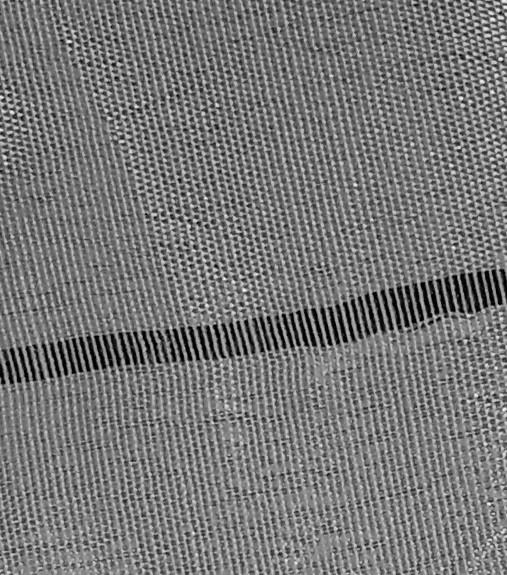
#> input picture src/thread.jpeg, 507 x 575 px
$ python ad_thresh.py
#> lines starting #> are read from the running program, lines starting #| are printed output that depends on the picture; after the words box and inside, x2 and y2 are one past the last pixel; in counts of white or black regions, pixels touching at a corner belong together
import cv2
import math
from numba import jit
import numpy as np
import time
def thresholdIntegral(inputMat,s,T = 0.15):
    # outputMat=np.uint8(np.ones(inputMat.shape)*255)
    outputMat=np.zeros(inputMat.shape)
    nRows = inputMat.shape[0]
    nCols = inputMat.shape[1]
    S = int(max(nRows, nCols) / 8)

    s2 = int(S / 4)

    for i in range(nRows):
        y1 = i - s2
        y2 = i + s2

        if (y1 < 0) :
            y1 = 0
        if (y2 >= nRows):
            y2 = nRows - 1

        for j in range(nCols):
            x1 = j - s2
            x2 = j + s2

            if (x1 < 0) :
                x1 = 0
            if (x2 >= nCols):
                x2 = nCols - 1
            count = (x2 - x1)*(y2 - y1)

            sum=s[y2][x2]-s[y2][x1]-s[y1][x2]+s[y1][x1]

            if ((int)(inputMat[i][j] * count) < (int)(sum*(1.0 - T))):
                outputMat[i][j] = 255
                # print(i,j)
            # else:
            #     outputMat[j][i] = 0
    return outputMat

@jit(nopython=True)
def thresholdIntegral1(inputMat,s,T = 0.15):
    # outputMat=np.uint8(np.ones(inputMat.shape)*255)
    outputMat=np.zeros(inputMat.shape)
    nRows = inputMat.shape[0]
    nCols = inputMat.shape[1]
    S = int(max(nRows, nCols) / 8)

    s2 = int(S / 4)

    for i in range(nRows):
        y1 = i - s2
        y2 = i + s2

        if (y1 < 0) :
            y1 = 0
        if (y2 >= nRows):
            y2 = nRows - 1

        for j in range(nCols):
            x1 = j - s2
            x2 = j + s2

            if (x1 < 0) :
                x1 = 0
            if (x2 >= nCols):
                x2 = nCols - 1
            count = (x2 - x1)*(y2 - y1)

            sum=s[y2][x2]-s[y2][x1]-s[y1][x2]+s[y1][x1]

            if ((int)(inputMat[i][j] * count) < (int)(sum*(1.0 - T))):
                outputMat[i][j] = 255
                # print(i,j)
            # else:
            #     outputMat[j][i] = 0
    return outputMat


if __name__ == '__main__':
    ratio=1
    image = cv2.imdecode(np.fromfile('thread.jpeg', dtype=np.uint8), 0)
#> image is the input picture: shape (575, 507); min 0, max 250, mean 119.5
    img = cv2.resize(image, (int(image.shape[1] / ratio), int(image.shape[0] / ratio)), cv2.INTER_NEAREST)

    retval, otsu = cv2.threshold(image, 0, 255, cv2.THRESH_OTSU)
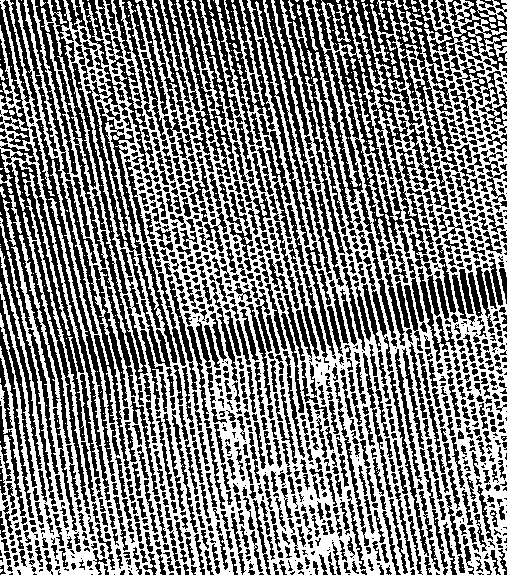
#> otsu: shape (575, 507); 49.8% white; 384 white regions (319 under 20 px), largest, box (x1, y1, x2, y2) and area: (0, 0, 507, 575) 138280, (191, 0, 222, 119) 598, (23, 173, 71, 336) 558
#> retval = 119
    cv2.namedWindow('OTSU threshold',0)
    # cv2.imshow('OTSU threshold',otsu)
    cv2.imwrite('otsu_results.jpg',otsu)

    # thresh = cv2.adaptiveThreshold(img,  255, cv2.ADAPTIVE_THRESH_MEAN_C, cv2.THRESH_BINARY, 9, 9)
    # retval, thresh = cv2.threshold(img, 150, 255, cv2.THRESH_OTSU)
    # retval, thresh = cv2.threshold(img, retval, 255, cv2.THRESH_OTSU)


    time_start = time.time()
    roii = cv2.integral(img)
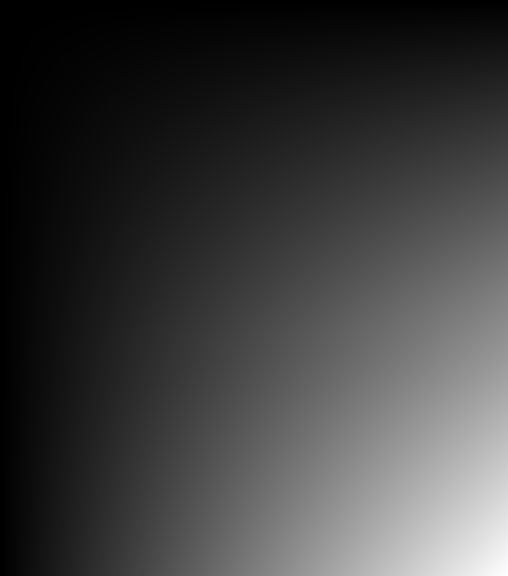
#> roii: shape (576, 508) int32; min 0, max 34835662, mean 8507934.3; drawn with min black and max white
    time_end = time.time()
    #print('integral cost', time_end - time_start)

    # time_start = time.time()
    for j in range(1):
        thresh = thresholdIntegral1(img, roii)
#> this loop made 1 pass
#> pass 1, `thresh = thresholdIntegral1(img, roii)`:
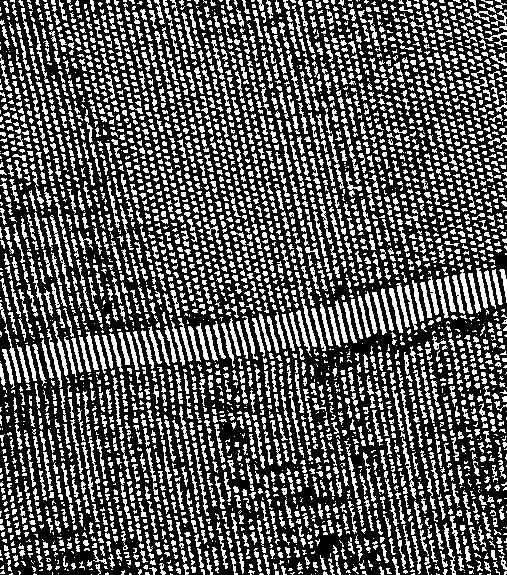
#> thresh: shape (575, 507) float64; 33.4% white; 3781 white regions (1927 under 20 px), largest, box (x1, y1, x2, y2) and area: (50, 215, 71, 293) 237, (460, 269, 473, 314) 206, (473, 11, 507, 32) 204
    time_end = time.time()
    # print('totally cost', time_end - time_start)
    cv2.namedWindow('fast inergral threshold',0)
    cv2.imshow('fast inergral threshold',thresh)
    cv2.imwrite('results.jpg', np.uint8(thresh))


    time_start = time.time()
    roii = cv2.integral(img)
    time_end = time.time()
    # print('integral cost', time_end - time_start)

    # time_start = time.time()
    for j in range(1):
        thresh = thresholdIntegral(img, roii)
    time_end = time.time()
    print('totally cost', time_end - time_start)
    cv2.namedWindow('integral threshold',0)
    cv2.imshow('integral threshold',thresh)


    cv2.waitKey(0)
    cv2.destroyAllWindows()

$ run again, with src/myimg.jpeg copied over src/thread.jpeg
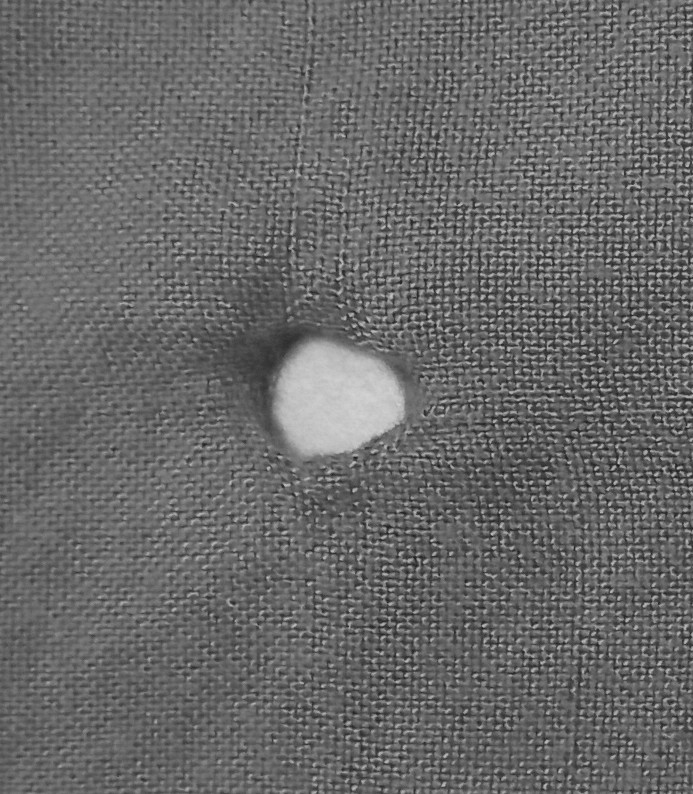
#> input picture src/myimg.jpeg, 693 x 794 px
#> image is the input picture: shape (794, 693); min 27, max 211, mean 104.5
#> `retval, otsu = cv2.threshold(image, 0, 255, cv2.THRESH_OTSU)`:
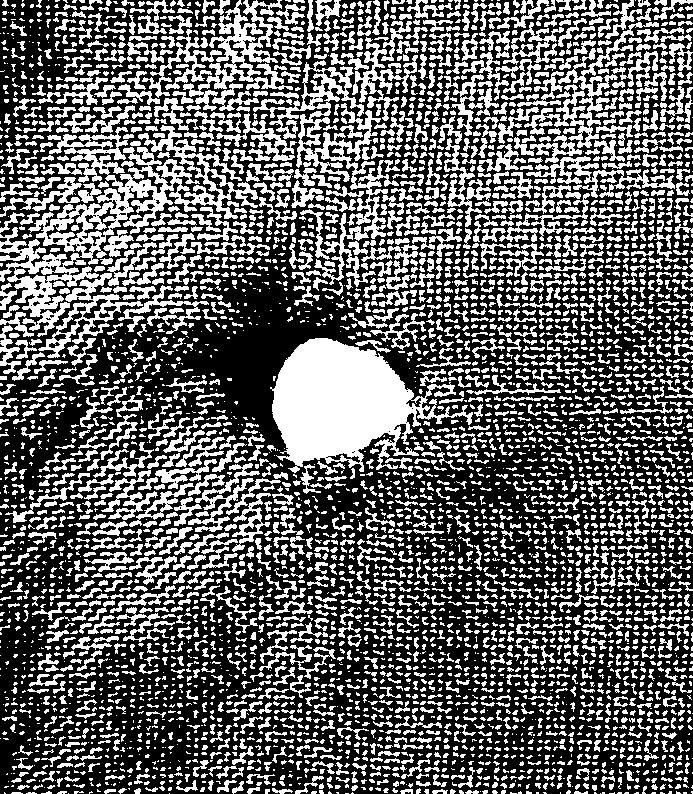
#> otsu: shape (794, 693); 38% white; 4494 white regions (2242 under 20 px), largest, box (x1, y1, x2, y2) and area: (270, 338, 473, 473) 14387, (0, 125, 258, 337) 12461, (253, 60, 400, 287) 6694
#> retval = 109
#> the loop `for j in range(1):` made 1 pass
#> pass 1, `thresh = thresholdIntegral1(img, roii)`:
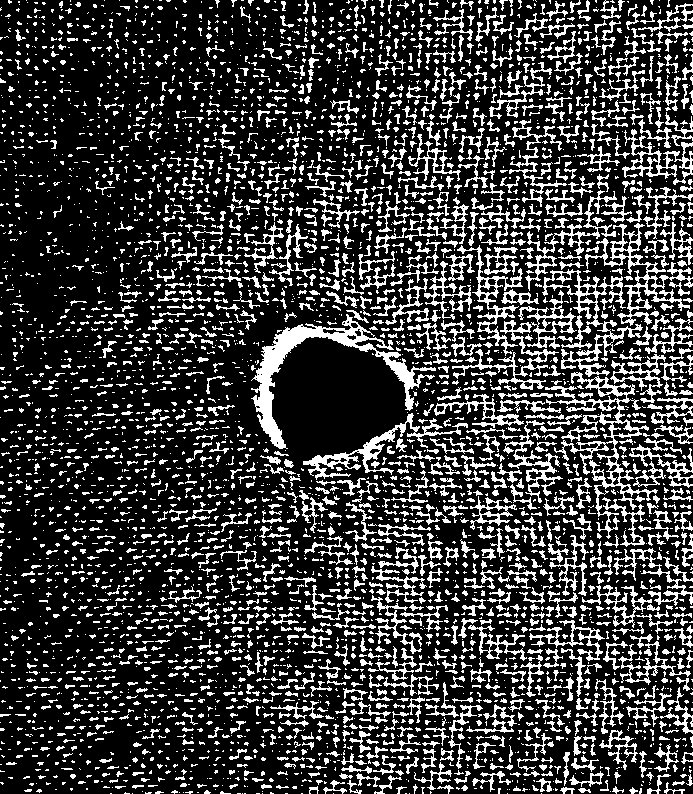
#> thresh: shape (794, 693) float64; 22.9% white in thin lines or dots
